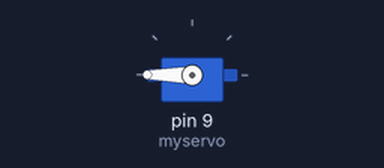
The sketch below on a simulated Arduino Uno, built with avr-gcc and run on an emulated ATmega328P. Shown: servo.

Above: at 0.05 s.
At 3.3 s:
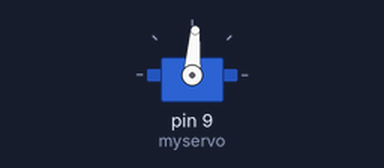
At 5.05 s:
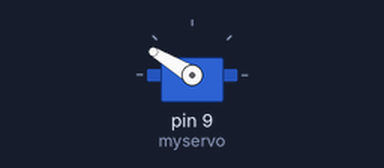
At 6.55 s:
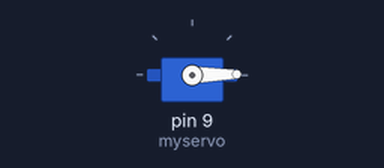
Timing chart, 0 to 8.5 s (numbered marks = the images above):
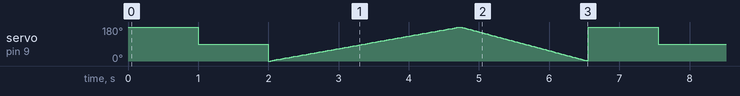

Measured:
- by itself, servo on pin 9 (myservo): moves between 0° and 180°, repeating every 6.6 s

The sketch:

Servo.ino
```cpp
#include <Servo.h>

//---------------------------------------------------------------------------
Servo myservo;

int pos = 0;

void setup() {
  myservo.attach(9);
}

//---------------------------------------------------------------------------

void loop() {
  myservo.write(180);
  delay(1000);
  myservo.write(90);
  delay(1000);
  myservo.write(0);
  myservo.write(180);
  for(pos = 0; pos <= 180; pos++)
  {
    myservo.write(pos);
    delay(15);
  }
  for(pos = 180; pos >= 0; pos -= 1)
  {
    myservo.write(pos);
    delay(10);
  }
}
```
